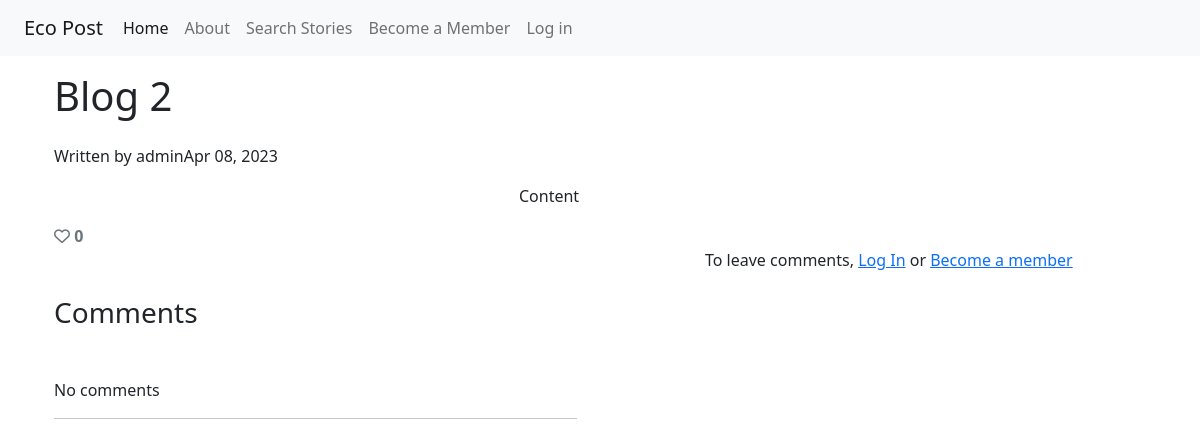
The app's page /blog-2/ with its own data.
### blog/models.py (models this page shows, shortened)
class Post(models.Model):
    title = models.CharField(max_length=80, unique=True)
    slug = models.SlugField(max_length=80, unique=True)
    author = models.ForeignKey(User, on_delete=models.CASCADE,
                               related_name="posts")
    featured_flag = models.BooleanField(default=False)
    created_on = models.DateTimeField(auto_now_add=True)
    updated_on = models.DateTimeField(auto_now=True)
    published_on = models.DateTimeField(null=True, blank=True)
    content = models.TextField()
    featured_image = CloudinaryField('image', default='placeholder', blank=True,
                                     transformation={
                                        'crop': 'fill_pad',
                                        'width': 510,
                                        'height': 340,
                                        'gravity': 'auto',
                                        'q_auto': 'good'
                                    })
    status = models.IntegerField(choices=STATUS, default=0)
    likes = models.ManyToManyField(User, related_name='post_likes', blank=True)
    region = models.CharField(max_length=30, choices=REGION, default='N/A')
    category = models.CharField(max_length=30, choices=CATEGORY,
                                default='Others')
    bookmark = models.ManyToManyField(User, related_name='bookmarked',
                                      blank=True)
    class Meta:
        ordering = ['-created_on']
    def number_of_likes(self):
        return self.likes.count()

### blog/views.py (the view, shortened to what this page needs)
# urls.py: path('<slug:slug>/', views.PostDetail.as_view(), name='post_detail'),
class PostDetail(View):
    def get(self, request, slug, *args, **kwargs):
        post = get_object_or_404(Post, slug=slug)
        comments = post.comments.order_by('created_on')
        liked = False
        if post.likes.filter(id=self.request.user.id).exists():
            liked = True
        bookmarked = False
        if post.bookmark.filter(id=self.request.user.id).exists():
            bookmarked = True
        return render(
            request,
            "post_detail.html",
            {
                "post": post,
                "comments": comments,
                "liked": liked,
                "bookmarked": bookmarked,
                "comment_form": CommentForm(),
            },
        )

### templates/post_detail.html (shortened to what this page needs)
{% extends "base.html" %}
{% block content %}
{% load crispy_forms_tags %}
<div class="container">
  <div class="row">
    <h1 class="mt-3">{{ post.title }}</h1>
  </div>
  <div class="row mt-3">
    <p>Written by {{ post.author }}{{ post.created_on|date:'M d, Y' }}</p>
  </div>
  <div class="row">
    <div class="col-md-5">
    </div>
    <div class="col-md-7">
      <p>
        {{ post.content | safe }}
      </p>
    </div>
  </div>
  <div class="row">
    <div class="col-lg-4">
      <strong>
      {% if user.is_authenticated %}
        <form class="d-inline" action="{% url 'post_like' post.slug %}" method="POST">
          {% csrf_token %}
          {% if liked %}
            <button type="submit" name="'blogpost_id" value="{{post.slug}}" class="btn">
              <i class="fa-solid fa-heart"></i>
            </button>
          {% else %}
            <button type="submit" name="'blogpost_id" value="{{post.slug}}" class="btn">
              <i class="fa-regular fa-heart"></i>
            </button>
          {% endif %}
        </form>
      {% else %}
        <span class="text-secondary"><i class="far fa-heart"></i></span>
      {% endif %}
        <span class="text-secondary">{{ post.number_of_likes }}</span>
      </strong>
      </div>
    </div>
      {% if post.status == 2 %}
      <div class="row">
        <div class="col-md-7">
          <h3 class="my-5">Comments</h3>
          <div class="col-10 position-relative">
            {% for comment in comments %}
            {% if comment.comment_status == 1 %}
              <span class="text-muted">edited</span>
            {% endif %}
            {% if comment.comment_status != 2 %}
              {{ comment.commenter }}
              <span class="position-absolute end-0">{{ comment.created_on|date:'M d, Y' }}</span>
              {{ comment.body | linebreaks }}
              {% if comment.commenter == user %}
              <div class="row">
                <div class="col-1">
                  <form method="GET" action="{% url 'update_comment' comment.id %}">
                    <button type="submit" class="btn btn-sm mt-1">
                      <i class="fa-regular fa-pen-to-square"></i>
                    </button>
                  </form>
                </div>
                <div class="col-1">
                  <form method="POST" action="#" class="mt-3 delete_comment">
                    {% csrf_token %}
                    <button type="submit" class="btn btn-sm">
                      <i class="fa-regular fa-trash-can"></i>
                    </button>
                  </form>
                </div>
              </div>
              {% endif %}
            {% else %}
            <p class="text-muted mb-5">Comment deleted</p>
            <hr/>
            {% endif %}
            {% empty %}
              <p>No comments</p>
              <hr/>
            {% endfor %}
          </div>
        </div>
        <div class="col-md-5">
          {% if user.is_authenticated %}
            <h3>Leave a comment:</h3>
            <p>Posting as: {{ user.username }}</p>
            <form method="post" style="margin-top: 1.3em;">
              {{ comment_form | crispy }}
              {% csrf_token %}
              <button type="submit" class="btn-submit btn-lg mt-3">Submit</button>
            </form>
          {% else %}
            <p>To leave comments,
              <a href="{% url 'account_login' %}">Log In</a>
              or
              <a href="{% url 'account_signup' %}">Become a member</a>
            </p>
          {% endif %}
        </div>
      </div>
      {% endif %}
      </div>
    </div>
{% endblock content %}

### records on screen
Post: title "Blog 2", author "admin", created_on "Apr 08, 2023", content "Content", number_of_likes "0"
